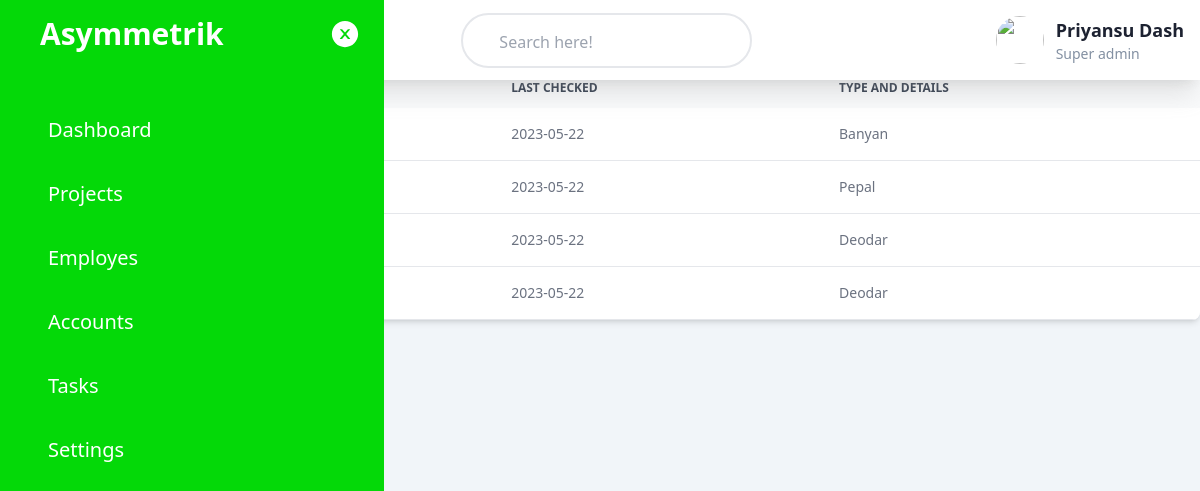
The app's page /viewProject/103/ with its own data.
### myApp/models.py (models this page shows, shortened)
class plant(models.Model):
    plantID=models.IntegerField()
    parentProject=models.IntegerField()
    lastChecked=models.CharField(max_length=200)
    typeDetails=models.CharField(max_length=200)
    plantStatus=models.CharField(max_length=30)
    healthDetails=models.CharField(max_length=400)
    lat=models.CharField(max_length=40)
    long=models.CharField(max_length=40)

### myApp/views.py (the view)
# urls.py: path('viewProject/<int:id>/',viewProject,name='viewProject'),
def viewProject(request,id):
    proj = project.objects.get(reg=id)
    plnts = plant.objects.filter(parentProject=id)
    m = folium.Map(location=[proj.lat,proj.long], zoom_start=proj.zoomIn)
    marker_cluster = MarkerCluster().add_to(m)
    for plnt in plnts:
        folium.Marker(
            location=[plnt.lat,plnt.long],
            popup=plnt.typeDetails+"\nas of- "+plnt.lastChecked,
            icon=folium.Icon(color=plnt.plantStatus,prefix=""),
        ).add_to(marker_cluster)
    plnt = plant.objects.filter(parentProject=id)
    context = {
        "plant":plnt,
        "map":m._repr_html_()
    }
    return render(request,'projectView.html',context)

### myApp/templates/projectView.html (shortened to what this page needs)
{% extends 'base.html' %}
{% load static %}
{% block content %}
    <div class="relative overflow-x-auto shadow-md sm:rounded-lg">
        <table class="w-full text-sm text-left text-gray-500 dark:text-gray-400">
            <caption class="p-5 text-lg font-semibold text-left text-gray-900 bg-white dark:text-white dark:bg-gray-800">
            </caption>
            <thead class="text-xs text-gray-700 uppercase bg-gray-50 dark:bg-gray-700 dark:text-gray-400">
                <tr>
                    <th scope="col" class="px-6 py-3">
                    </th>
                    <th scope="col" class="px-6 py-3">
                    </th>
                    <th scope="col" class="px-6 py-3">
                        Last checked
                    </th>
                    <th scope="col" class="px-6 py-3">
                        Type and details
                    </th>
            </thead>
            <tbody>
                {% for p in plant %}
                <tr class="bg-white border-b dark:bg-gray-800 dark:border-gray-700">
                    <th scope="row" class="px-6 py-4 font-medium text-gray-900 whitespace-nowrap dark:text-white">
                    </th>
                    <td class="px-6 py-4">
                    </td>
                    <td class="px-6 py-4">
                        {{p.lastChecked}}
                    </td>
                    <td class="px-6 py-4">
                        {{p.typeDetails}}
                    </td>
                </tr>
                {% endfor %}
            </tbody>
        </table>
    </div>
{% endblock  %}

### records on screen
plant: lastChecked "2023-05-22", typeDetails "Banyan"
plant: lastChecked "2023-05-22", typeDetails "Pepal"
plant: lastChecked "2023-05-22", typeDetails "Deodar"
plant: lastChecked "2023-05-22", typeDetails "Deodar"
